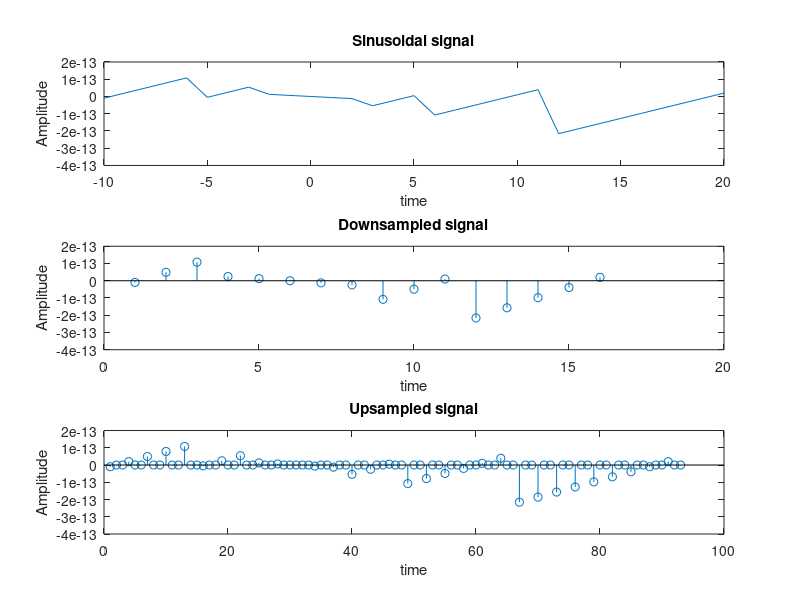

Recreate this plot in MATLAB.
clc;
clear all;
close all;
%continuous sinusoidal signal
a=input('Enter the amplitude:');
f=input('Enter the Timeperiod:');
t=-10:1:20;
x=a*sin(2*pi*f*t);
subplot(3,1,1);
plot(t,x);
xlabel('time');
ylabel('Amplitude');
title('Sinusoidal signal');

%downsampling the signal
y4=downsample(x,2);
subplot(3,1,2);
stem(y4);
xlabel('time');
ylabel('Amplitude');
title('Downsampled signal');
%upsampling the signal
y5=upsample(x,3);
subplot(3,1,3);
stem(y5);
xlabel('time');
ylabel('Amplitude');
title('Upsampled signal');